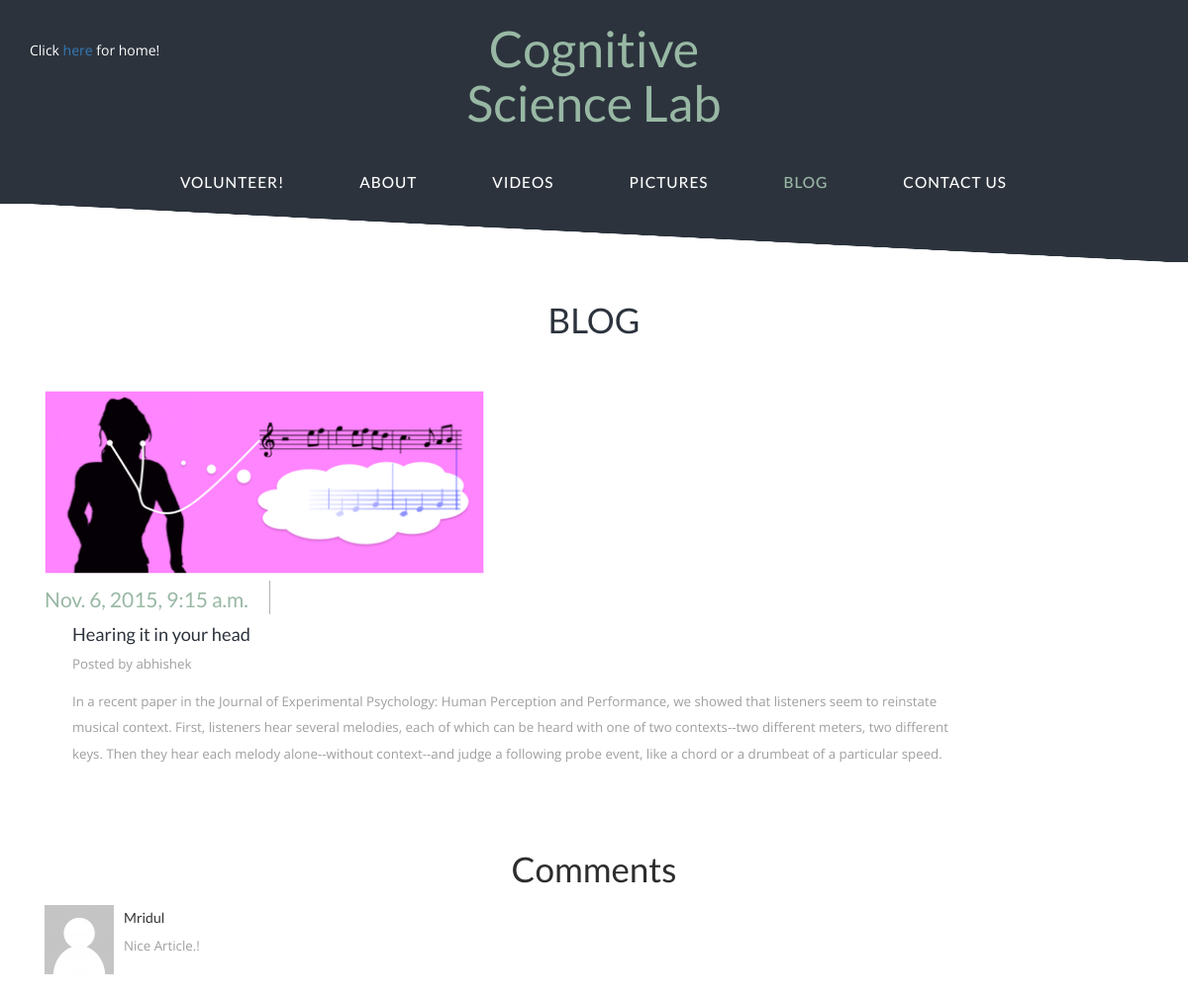
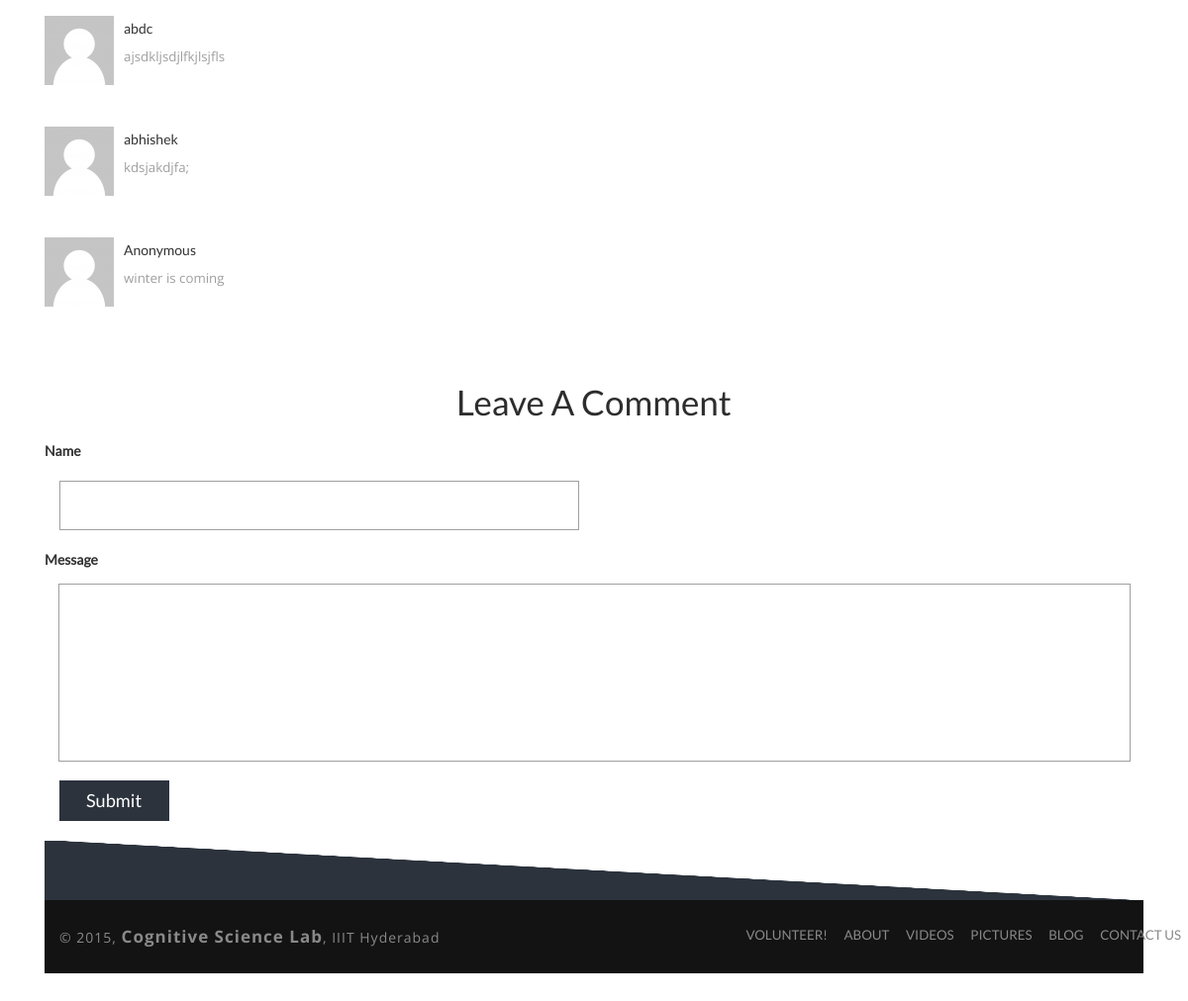
/posts/details/2/, run on the app's committed database (2 pictures, top to bottom).
### labs/models.py (models this page shows, shortened)
class Post(models.Model):
	professor_name = models.ForeignKey(User)
	post_title = models.CharField(max_length=500, unique=True, default='Post Title')
	post_text = models.TextField(max_length = 5000)
	pub_date = models.DateTimeField('date published', default=timezone.now)
	photo = models.ImageField(upload_to = 'images/posts', blank=True)

class Comment(models.Model):
	post = models.ForeignKey(Post)
	comment_text = models.TextField(max_length=5000, help_text = 'enter your comment in no more than 500 words.')
	name_of_person = models.CharField(max_length = 60, default = 'Anonymous', blank = True)
	time_posted = models.DateTimeField('date posted', default = timezone.now)
	verified = models.BooleanField(default = 0)

### labs/views.py (the view)
# urls.py: url(r'^posts/details/(?P<post_number>[0-9]+)/$', views.details, name='details'),
def details (request, post_number):
	post_number = int(post_number)
	if request.method == 'POST':
		form = CommentForm(request.POST)
		if form.is_valid():
			my_comment = form.save(commit = False)
			if validate_text(my_comment.comment_text) and validate_text(my_comment.name_of_person):
				my_comment.verified = 1
			else:
				my_comment.verified = 0
			my_post = get_object_or_404(Post, id = post_number)
			my_comment.post = my_post
			my_comment.save()
			return HttpResponseRedirect('/posts/details/' + str(post_number) + '/')
	else :
		my_post = get_object_or_404(Post, id = post_number)
		form = CommentForm()
		comments = my_post.comment_set.order_by('-time_posted').filter(verified = 1)
		image_list = []
		if my_post.photo:
			image_list.append(my_post.photo)
		context = {'my_post' : my_post, 'form' : form, 'comments' : comments, 'image_list' : image_list}
		return render(request, 'labs/details.html', context)

### labs/models.py
class CommentForm(ModelForm):
	class Meta:
		model = Comment
		fields = ['name_of_person', 'comment_text']

### labs/templates/labs/details.html (shortened to what this page needs)
<!DOCTYPE html>
<html>
<head>
<link href="/static/labs/gallery/css/bootstrap.css" rel='stylesheet' type='text/css' />
<link href="/static/labs/gallery/css/style.css" rel="stylesheet" type="text/css" media="all" />
</head>
<body>
	<div class="header">
		<div class="container">
			<div class="header-top">
				<p>Click <a href="../">here</a> for home!</p>
				<div class="logo">
					<h1 align="center"><a href="../">Cognitive Science Lab</a></h1>
				</div>
				<div class="clearfix"></div>
			</div>
			<div class="navigation">
					<nav class="navbar navbar-default">
						<div class="collapse navbar-collapse nav-wil" id="bs-example-navbar-collapse-1">
							  <ul class="nav navbar-nav">
								<li><a href="../../../volunteer">Volunteer!<span class="sr-only">(current)</span></a></li>
								<li><a href="../../../about">ABOUT</a></li>
								<li><a href="../../../videos">Videos</a></li>
								<li><a href="../../../gallery">Pictures</a></li>
								<li class="active"><a href="/posts">Blog</a></li>
								<li><a href="../../../contact">Contact Us</a></li>
							  </ul>
						</div>
					</nav>
			</div>
		</div>
	</div>
	<div class="content">
		<div class="single-page">
	<div class="container">
		<h2 class="heading text-center">Blog</h2>
				<div class="single">
					<div class="blog-to1 service_info">
						{% for image in image_list %}
							<img src = "{{image.url}}" alt = 'no image' width = "40%"/>
						{% endfor %}
							<div class="blog-top">
							<div class="blog-left">
								<span> {{my_post.pub_date }}</span>
							</div>
							<div class="top-blog">
								<a class="fast" href="#">{{ my_post.post_title }}</a>
								<p>Posted by {{my_post.professor_name}}</p>
								<p class="sed">{{ my_post.post_text }}</p>
							</div>
							<div class="clearfix"> </div>
					</div>
					</div>
		<div class="single-middle">
			<h3>Comments</h3>
						{% for comment in comments %}
				<div class="media">
				  <div class="media-left">
					<a href="#">
					  <img class="media-object" src="/static/labs/gallery/images/co.png" alt="">
					</a>
				  </div>
				  <div class="media-body">
					<h4 class="media-heading">{% if comment.name_of_person %}
		<h5>{{comment.name_of_person}}</h5>
	{% else %}
		<h5> Anonymous </h5>
	{% endif %}
<a href="#"></a></h4>
						<p>{{comment.comment_text}}</p>
				  </div>
				</div>
				{% endfor %}
		</div>
		<div class="single-bottom">
		<h3>Leave A Comment</h3>
		<form action = "/posts/details/{{my_post.id}}/" method = "post">
	<label for="id_name_of_person" class="for_comments">Name</label>
	<br><br>
	<div class="col-md-6 comment">
	<input id="id_name_of_person" type="text" name="name_of_person" maxlength="40"></input>
	</div>
	<div class="clearfix"> </div>
	<br>
	<label for="id_comment_text" class="for_comments">Message</label>
	<textarea id="id_comment_text" rows="6" name="comment_text" maxlength="500" cols="77"></textarea>
	<br>
		<input type="submit" value="Submit" />
</form>
			</div>
	<br><br>
	<div class="footer">
		<br><br>
		<div class="footer-bottom">
			<div class="container">
				<div class="copyrights text-center">
					<p>© 2015, <span id="logo" style="display:inline;font-size:17px;"><b>Cognitive Science Lab</b></span>, IIIT Hyderabad</p>
				</div>
				<div class="footer-nav">
					<ul>
						<li><a href="../../../volunteer">Volunteer! <span class="sr-only">(current)</span></a></li>
						<li><a href="../../../about">ABOUT</a></li>
						<li><a href="../../../videos">Videos</a></li>
						<li><a href="../../../gallery">Pictures</a></li>
						<li><a href="../../../posts">Blog</a></li>
						<li><a href="../../../contact">Contact Us</a></li>
				</div>
				<div class="clearfix"></div>
			</div>
		</div>
	</div>
</body>
</html>

### data on the page
Post: pub_date "Nov. 6, 2015, 9:15 a.m.", post_title "Hearing it in your head", professor_name "abhishek", post_text "In a recent paper in the Journal of Experimental Psychology: Human Perception and Performance, we showed that listeners seem to reinstate musical context. First, listeners hear several melodies, each of which can be heard with one of two contexts--two different meters, two different keys. Then they hear each melody alone--without context--and judge a following probe event, like a chord or a drumbeat of a particular speed."
Comment: name_of_person "Mridul", comment_text "Nice Article.!"
Comment: name_of_person "abdc", comment_text "ajsdkljsdjlfkjlsjfls"
Comment: name_of_person "abhishek", comment_text "kdsjakdjfa;"
Comment: name_of_person "Anonymous", comment_text "winter is coming"
